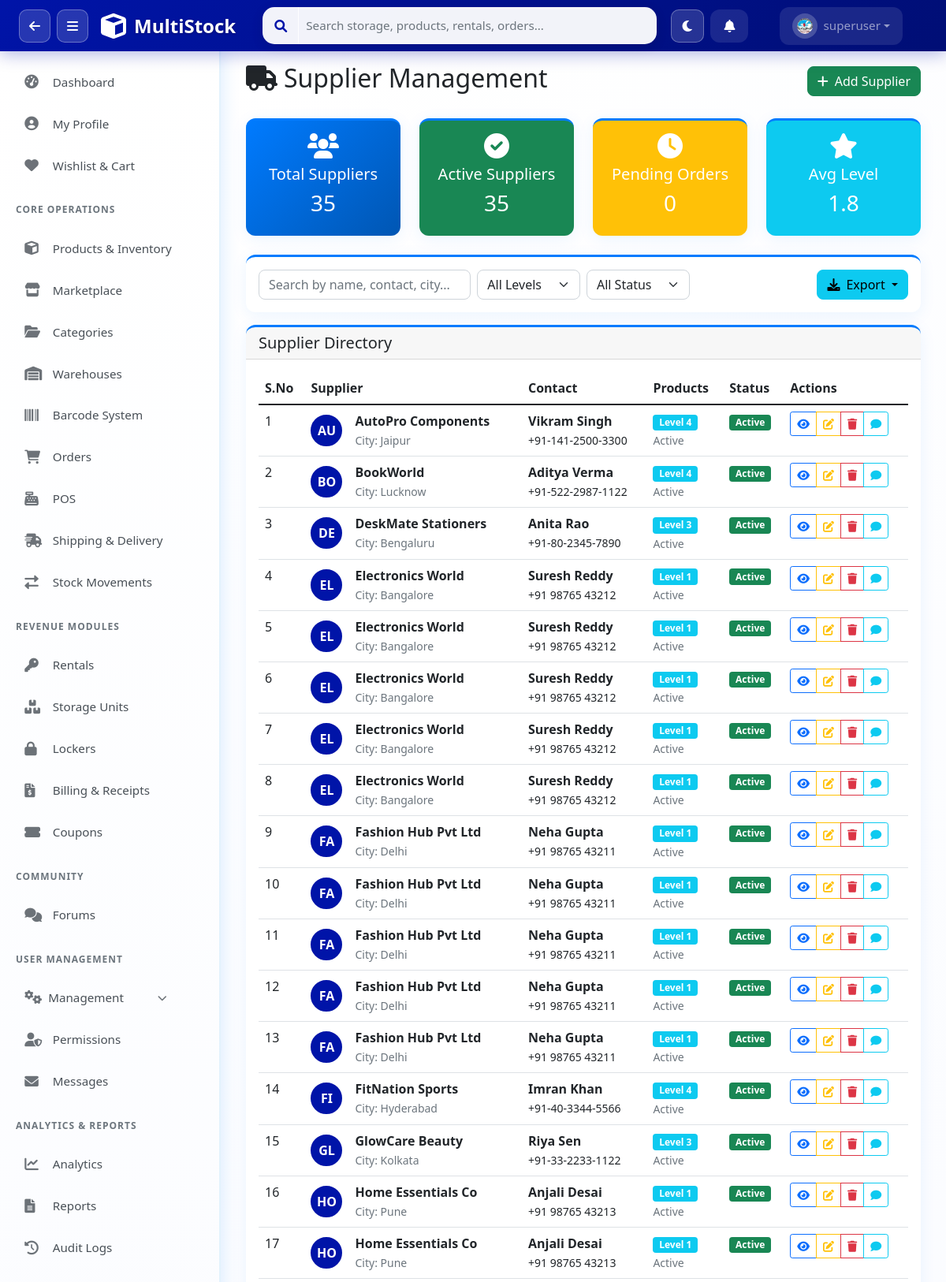
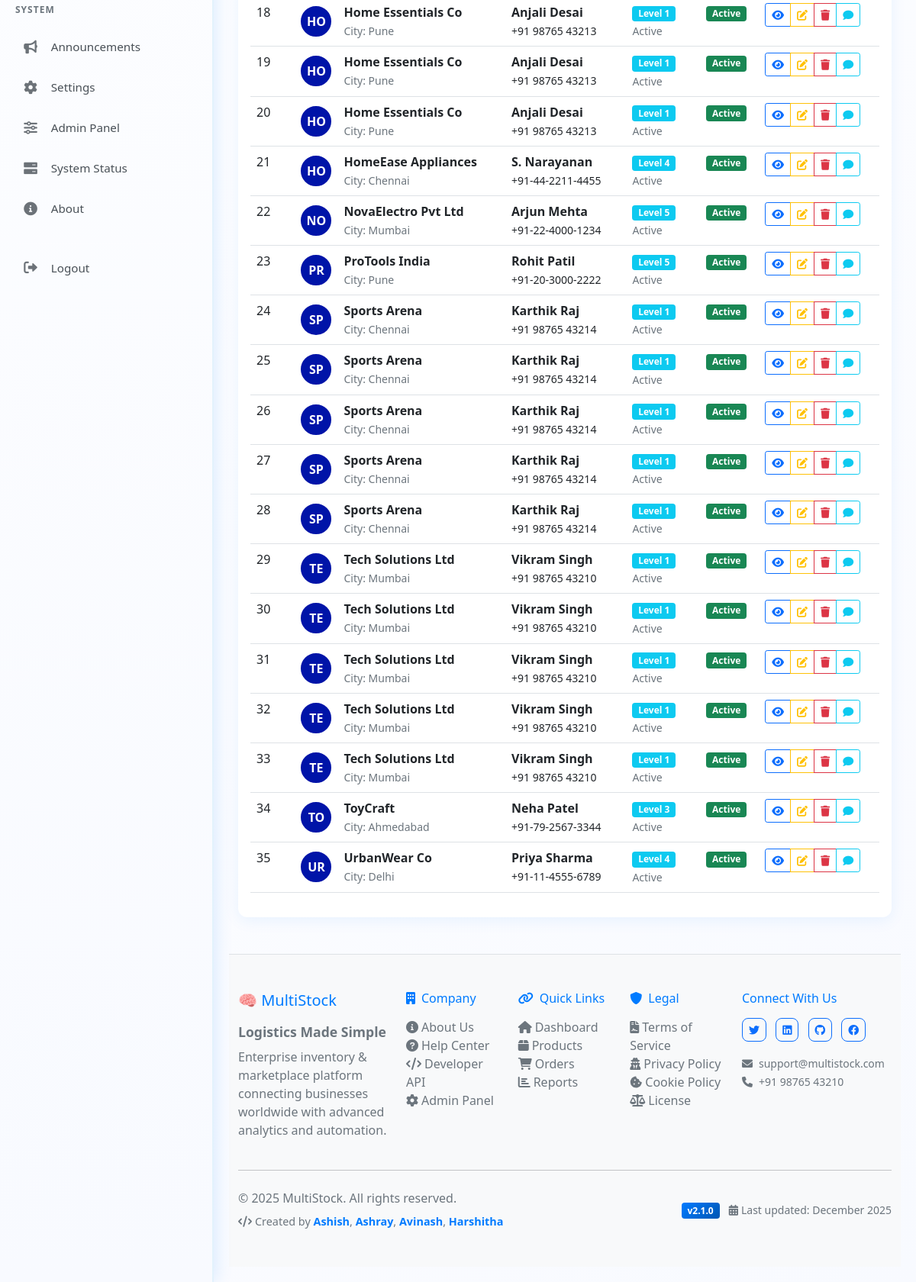
Page /suppliers/ (signed in) on the committed database (2 pictures, top to bottom).
### apps/users/models.py (models this page shows, shortened)
class UserProfile(models.Model):
    ROLE_CHOICES = [
        ('superadmin', 'SuperAdmin'),
        ('admin', 'Admin'),
        ('manager', 'Manager'),
        ('staff', 'Staff'),
        ('customer', 'Customer'),
    ]
    user = models.OneToOneField(User, on_delete=models.CASCADE, related_name='profile')
    role = models.CharField(max_length=20, choices=ROLE_CHOICES, default='staff')
    phone = models.CharField(max_length=20, blank=True)
    department = models.CharField(max_length=100, blank=True)
    employee_id = models.CharField(max_length=50, blank=True, unique=True, null=True)
    avatar = models.ImageField(upload_to='avatars/', blank=True, null=True)
    avatar_url = models.CharField(max_length=500, blank=True, null=True)
    bio = models.TextField(blank=True)
    is_active = models.BooleanField(default=True)
    last_login_ip = models.GenericIPAddressField(blank=True, null=True)
    created_at = models.DateTimeField(auto_now_add=True)
    updated_at = models.DateTimeField(auto_now=True)
    class Meta:
        app_label = 'users'
        verbose_name = 'User Profile'
        verbose_name_plural = 'User Profiles'

### apps/supplier/models.py (models this page shows, shortened)
class ListModel(models.Model):
    supplier_name = models.CharField(max_length=255, verbose_name="Supplier Name")
    supplier_city = models.CharField(max_length=255, verbose_name="Supplier City")
    supplier_address = models.CharField(max_length=255, verbose_name="Supplier Address")
    supplier_contact = models.CharField(max_length=255, verbose_name="Supplier Contact")
    supplier_manager = models.CharField(max_length=255, verbose_name="Supplier Manager")
    supplier_level = models.BigIntegerField(default=1, verbose_name="Supplier Level")
    openid = models.CharField(max_length=255, verbose_name="OpenID", help_text="Store Identifier", default="")
    is_delete = models.BooleanField(default=False, verbose_name='Delete Label')
    is_marketplace_seller = models.BooleanField(default=True, verbose_name="Can sell in marketplace")
    can_list_rentals = models.BooleanField(default=True, verbose_name="Can list rental items")
    can_list_storage = models.BooleanField(default=True, verbose_name="Can list storage units")
    create_time = models.DateTimeField(auto_now_add=True, verbose_name="Create Time")
    update_time = models.DateTimeField(auto_now=True, verbose_name="Update Time")
    class Meta:
        db_table = 'supplier'
        verbose_name = 'Supplier'
        verbose_name_plural = "Suppliers"
        ordering = ['supplier_name']

### apps/supplier/views.py (the view)
# urls.py: path('', views.supplier_management_view, name='list'),
@require_permission('suppliers', 'view')  # Supplier view permission
def supplier_management_view(request):
    from permissions.decorators import get_user_role
    if request.user.is_superuser or get_user_role(request.user) == 'superadmin':
        suppliers = ListModel.objects.filter(is_delete=False).order_by('supplier_name')
    else:
        openid = getattr(request.user, 'openid', request.user.username)
        suppliers = ListModel.objects.filter(openid=openid, is_delete=False).order_by('supplier_name')
    total_suppliers = suppliers.count()
    active_suppliers = total_suppliers  # all non-deleted suppliers are active
    pending_orders = Order.objects.filter(order_type='purchase', status='pending', supplier__isnull=False).count()
    avg_level = suppliers.aggregate(models.Avg('supplier_level'))['supplier_level__avg'] or 0
    context = {
        'suppliers': suppliers,
        'total_suppliers': total_suppliers,
        'active_suppliers': active_suppliers,
        'pending_orders': pending_orders,
        'avg_level': avg_level,
        'access_denied': False,
        'readonly': not check_permission(request.user, 'suppliers', 'create'),
    }
    return render(request, 'suppliers/enhanced_suppliers.html', context)

### apps/permissions/context_processors.py (called while the page is built)
def user_permissions(request):
    if not request.user.is_authenticated:
        return {'user_role': 'guest', 'permissions': {}}
    user_role = get_user_role(request.user)
    permissions = PERMISSION_MATRIX.get(user_role, {})
    return {
        'user_role': user_role,
        'permissions': permissions,
    }

### templates/suppliers/enhanced_suppliers.html (shortened to what this page needs)
{% extends 'base.html' %}
{% block content %}
<div class="container-fluid">
    <div class="d-flex justify-content-between align-items-center mb-4">
        <h2><i class="fas fa-truck me-2"></i>Supplier Management</h2>
        <div class="btn-group">
            <button class="btn btn-success" data-bs-toggle="modal" data-bs-target="#addSupplierModal">
                <i class="fas fa-plus me-2"></i>Add Supplier
            </button>
        </div>
    </div>
    <div class="row mb-4">
        <div class="col-md-3">
            <div class="card bg-primary text-white">
                <div class="card-body text-center">
                    <i class="fas fa-users fa-2x mb-2"></i>
                    <h5>Total Suppliers</h5>
                    <h3>{{ total_suppliers }}</h3>
                </div>
            </div>
        </div>
        <div class="col-md-3">
            <div class="card bg-success text-white">
                <div class="card-body text-center">
                    <i class="fas fa-check-circle fa-2x mb-2"></i>
                    <h5>Active Suppliers</h5>
                    <h3>{{ active_suppliers }}</h3>
                </div>
            </div>
        </div>
        <div class="col-md-3">
            <div class="card bg-warning text-white">
                <div class="card-body text-center">
                    <i class="fas fa-clock fa-2x mb-2"></i>
                    <h5>Pending Orders</h5>
                    <h3>{{ pending_orders }}</h3>
                </div>
            </div>
        </div>
        <div class="col-md-3">
            <div class="card bg-info text-white">
                <div class="card-body text-center">
                    <i class="fas fa-star fa-2x mb-2"></i>
                    <h5>Avg Level</h5>
                    <h3>{{ avg_level|floatformat:1 }}</h3>
                </div>
            </div>
        </div>
    </div>
    <div class="card mb-3">
        <div class="card-body">
            <div class="row g-2">
                <div class="col-md-4">
                    <input type="text" class="form-control" placeholder="Search by name, contact, city..." id="searchInput" onkeyup="filterSuppliers()">
                </div>
                <div class="col-md-2">
                    <select class="form-select" id="levelFilter" onchange="filterSuppliers()">
                        <option value="">All Levels</option>
                    </select>
                </div>
                <div class="col-md-2">
                    <select class="form-select" id="statusFilter" onchange="filterSuppliers()">
                        <option value="">All Status</option>
                    </select>
                </div>
                <div class="col-md-4 text-end">
                    <div class="btn-group">
                        <button type="button" class="btn btn-info dropdown-toggle" data-bs-toggle="dropdown">
                            <i class="fas fa-download me-2"></i>Export
                        </button>
                    </div>
                </div>
            </div>
        </div>
    </div>
    <div class="card">
        <div class="card-header">
            <h5 class="mb-0">Supplier Directory</h5>
        </div>
        <div class="card-body">
            <div class="table-responsive">
                <table class="table table-hover">
                    <thead>
                        <tr>
                            <th>S.No</th>
                            <th>Supplier</th>
                            <th>Contact</th>
                            <th>Products</th>
                            <th>Status</th>
                            <th>Actions</th>
                        </tr>
                    </thead>
                    <tbody>
                        {% if access_denied %}
                        <tr>
                            <td colspan="6" class="text-center text-danger">Access denied. Team role required.</td>
                        </tr>
                        {% elif suppliers %}
                            {% for sup in suppliers %}
                            <tr>
                                <td>{{ forloop.counter }}</td>
                                <td>
                                    <div class="d-flex align-items-center">
                                        <div class="me-3">
                                            {% if sup.avatar_url %}
                                            <div class="avatar-wrapper" onclick="openAvatarModal('{{ sup.avatar_url }}', '{{ sup.supplier_name|slice:":2"|upper }}')" style="cursor:pointer;" role="button" tabindex="0">
                                                <img src="{{ sup.avatar_url }}"
                                                     alt="{{ sup.supplier_name }}'s avatar"
                                                     class="rounded-circle"
                                                     style="width:40px;height:40px;object-fit:cover;border:2px solid #0014A8;"
                                                     onerror="this.style.display='none';this.nextElementSibling.style.display='flex';">
                                                <div class="avatar-initials rounded-circle"
                                                     style="width:40px;height:40px;background:#0014A8;color:white;display:none;align-items:center;justify-content:center;font-weight:bold;font-size:16px;border:2px solid #0014A8;">
                                                    {{ sup.supplier_name|slice:":2"|upper }}
                                                </div>
                                            </div>
                                            {% else %}
                                            <div class="avatar-wrapper">
                                                <div class="avatar-initials rounded-circle"
                                                     style="width:40px;height:40px;background:#0014A8;color:white;display:flex;align-items:center;justify-content:center;font-weight:bold;font-size:16px;border:2px solid #0014A8;">
                                                    {{ sup.supplier_name|slice:":2"|upper }}
                                                </div>
                                            </div>
                                            {% endif %}
                                        </div>
                                        <div>
                                            <strong>{{ sup.supplier_name }}</strong>
                                            <br><small class="text-muted">City: {{ sup.supplier_city }}</small>
                                        </div>
                                    </div>
                                </td>
                                <td>
                                    <div>
                                        <strong>{{ sup.supplier_manager }}</strong>
                                        <br><small>{{ sup.supplier_contact }}</small>
                                    </div>
                                </td>
                                <td>
                                    <span class="badge bg-info">Level {{ sup.supplier_level }}</span>
                                    <br><small class="text-muted">Active</small>
                                </td>
                                <td><span class="badge bg-success">Active</span></td>
                                <td>
                                    <div class="btn-group btn-group-sm">
                                        <button class="btn btn-outline-primary" onclick="viewSupplierDetails({{ sup.id }})" title="View"><i class="fas fa-eye"></i></button>
                                        {% if not readonly %}
                                        <button class="btn btn-outline-warning" onclick="editSupplier({{ sup.id }})" title="Edit"><i class="fas fa-edit"></i></button>
                                        <button class="btn btn-outline-danger" onclick="deleteSupplier({{ sup.id }})" title="Delete"><i class="fas fa-trash"></i></button>
                                        {% endif %}
                                        <button class="btn btn-outline-info" onclick="messageSupplier({{ sup.id }})" title="Message"><i class="fas fa-comment"></i></button>
                                    </div>
                                </td>
                            </tr>
                            {% endfor %}
                        {% else %}
                        <tr>
                            <td colspan="6" class="text-center text-muted py-4">No suppliers available.</td>
                        </tr>
                        {% endif %}
                    </tbody>
                </table>
            </div>
        </div>
    </div>
</div>
{% endblock %}

### templates/components/navbar_actions.html (shortened to what this page needs)
<div class="navbar-nav d-flex align-items-center">
    <button class="btn btn-link text-white me-2 px-3 py-2 position-relative"
        style="border-radius: 12px; background: rgba(255,255,255,0.1); transition: all 0.3s ease;" title="Notifications"
        onclick="toggleNotifications()" id="notificationBtn">
        <i class="fas fa-bell" id="notificationIcon"></i>
    </button>
    <div class="nav-item dropdown">
        <a class="nav-link dropdown-toggle d-flex align-items-center" href="#" role="button" data-bs-toggle="dropdown"
            style="background: rgba(255,255,255,0.1); border-radius: 12px; padding: 8px 16px; transition: all 0.3s ease;">
            <div class="me-2"
                style="background: rgba(255,255,255,0.2); padding: 6px; border-radius: 50%; width: 32px; height: 32px; display: flex; align-items: center; justify-content: center;">
                {% with avatar_url=user.customer_profile.avatar_url|default:user.profile.avatar_url|default:'' %}
                    {% if avatar_url %}
                    <img src="{{ avatar_url }}" id="navbarUserPhoto" onerror="this.style.display='none';this.nextElementSibling.style.display='flex';"
                    style="width: 20px; height: 20px; border-radius: 50%; object-fit: cover;">
                    {% else %}
                    <i class="fas fa-user" style="font-size: 0.9rem;" id="navbarUserIcon"></i>
                    {% endif %}
                {% endwith %}
            </div>
            <span style="font-weight: 500;">{{ user.username }}</span>
        </a>
    </div>
</div>

### static/css/multistock.css (style rules this page uses)
.card { box-shadow: 0 0.125rem 0.25rem rgba(0, 0, 0, 0.075); }
.card { border: none; box-shadow: 0 4px 20px rgba(0, 123, 255, 0.08); background: white; border-radius: 12px; border-top: 3px solid #007bff; transition: all 0.3s ease; }
body { background: linear-gradient(135deg, #ffffff 0%, #f8faff 100%); }
.bg-primary { background: linear-gradient(135deg, #007bff 0%, #0056b3 100%) !important; }

### static/css/sidebar.css (style rules this page uses)
.nav-item, .nav-header { display: flex; align-items: center; padding: 0.85rem 1.2rem; color: #495057; text-decoration: none; transition: all 0.3s ease; cursor: pointer; border-radius: 10px; margin: 3px 12px; font-weight: 500; font-size: 0.95rem; }
body { display: flex; flex-direction: column; min-height: 100vh; }

### templates/base.html (style rules this page uses)
.btn { border-radius: 8px; font-weight: 500; }
.form-control, .form-select { border-radius: 8px; }

### rows in the picture
UserProfile: avatar_url (picture)
ListModel: supplier_name "AU", supplier_name "AutoPro Components", supplier_city "Jaipur", supplier_manager "Vikram Singh", supplier_contact "+91-141-2500-3300", supplier_level "4"
ListModel: supplier_name "BO", supplier_name "BookWorld", supplier_city "Lucknow", supplier_manager "Aditya Verma", supplier_contact "+91-522-2987-1122", supplier_level "4"
ListModel: supplier_name "DE", supplier_name "DeskMate Stationers", supplier_city "Bengaluru", supplier_manager "Anita Rao", supplier_contact "+91-80-2345-7890", supplier_level "3"
ListModel: supplier_name "EL", supplier_name "Electronics World", supplier_city "Bangalore", supplier_manager "Suresh Reddy", supplier_contact "+91 98765 43212", supplier_level "1"
ListModel: supplier_name "EL", supplier_name "Electronics World", supplier_city "Bangalore", supplier_manager "Suresh Reddy", supplier_contact "+91 98765 43212", supplier_level "1"
ListModel: supplier_name "EL", supplier_name "Electronics World", supplier_city "Bangalore", supplier_manager "Suresh Reddy", supplier_contact "+91 98765 43212", supplier_level "1"
ListModel: supplier_name "EL", supplier_name "Electronics World", supplier_city "Bangalore", supplier_manager "Suresh Reddy", supplier_contact "+91 98765 43212", supplier_level "1"
ListModel: supplier_name "EL", supplier_name "Electronics World", supplier_city "Bangalore", supplier_manager "Suresh Reddy", supplier_contact "+91 98765 43212", supplier_level "1"
ListModel: supplier_name "FA", supplier_name "Fashion Hub Pvt Ltd", supplier_city "Delhi", supplier_manager "Neha Gupta", supplier_contact "+91 98765 43211", supplier_level "1"
ListModel: supplier_name "FA", supplier_name "Fashion Hub Pvt Ltd", supplier_city "Delhi", supplier_manager "Neha Gupta", supplier_contact "+91 98765 43211", supplier_level "1"
ListModel: supplier_name "FA", supplier_name "Fashion Hub Pvt Ltd", supplier_city "Delhi", supplier_manager "Neha Gupta", supplier_contact "+91 98765 43211", supplier_level "1"
ListModel: supplier_name "FA", supplier_name "Fashion Hub Pvt Ltd", supplier_city "Delhi", supplier_manager "Neha Gupta", supplier_contact "+91 98765 43211", supplier_level "1"
ListModel: supplier_name "FA", supplier_name "Fashion Hub Pvt Ltd", supplier_city "Delhi", supplier_manager "Neha Gupta", supplier_contact "+91 98765 43211", supplier_level "1"
ListModel: supplier_name "FI", supplier_name "FitNation Sports", supplier_city "Hyderabad", supplier_manager "Imran Khan", supplier_contact "+91-40-3344-5566", supplier_level "4"
ListModel: supplier_name "GL", supplier_name "GlowCare Beauty", supplier_city "Kolkata", supplier_manager "Riya Sen", supplier_contact "+91-33-2233-1122", supplier_level "3"
ListModel: supplier_name "HO", supplier_name "Home Essentials Co", supplier_city "Pune", supplier_manager "Anjali Desai", supplier_contact "+91 98765 43213", supplier_level "1"
ListModel: supplier_name "HO", supplier_name "Home Essentials Co", supplier_city "Pune", supplier_manager "Anjali Desai", supplier_contact "+91 98765 43213", supplier_level "1"
ListModel: supplier_name "HO", supplier_name "Home Essentials Co", supplier_city "Pune", supplier_manager "Anjali Desai", supplier_contact "+91 98765 43213", supplier_level "1"
ListModel: supplier_name "HO", supplier_name "Home Essentials Co", supplier_city "Pune", supplier_manager "Anjali Desai", supplier_contact "+91 98765 43213", supplier_level "1"
ListModel: supplier_name "HO", supplier_name "Home Essentials Co", supplier_city "Pune", supplier_manager "Anjali Desai", supplier_contact "+91 98765 43213", supplier_level "1"
ListModel: supplier_name "HO", supplier_name "HomeEase Appliances", supplier_city "Chennai", supplier_manager "S. Narayanan", supplier_contact "+91-44-2211-4455", supplier_level "4"
ListModel: supplier_name "NO", supplier_name "NovaElectro Pvt Ltd", supplier_city "Mumbai", supplier_manager "Arjun Mehta", supplier_contact "+91-22-4000-1234", supplier_level "5"
ListModel: supplier_name "PR", supplier_name "ProTools India", supplier_city "Pune", supplier_manager "Rohit Patil", supplier_contact "+91-20-3000-2222", supplier_level "5"
ListModel: supplier_name "SP", supplier_name "Sports Arena", supplier_city "Chennai", supplier_manager "Karthik Raj", supplier_contact "+91 98765 43214", supplier_level "1"
ListModel: supplier_name "SP", supplier_name "Sports Arena", supplier_city "Chennai", supplier_manager "Karthik Raj", supplier_contact "+91 98765 43214", supplier_level "1"
ListModel: supplier_name "SP", supplier_name "Sports Arena", supplier_city "Chennai", supplier_manager "Karthik Raj", supplier_contact "+91 98765 43214", supplier_level "1"
ListModel: supplier_name "SP", supplier_name "Sports Arena", supplier_city "Chennai", supplier_manager "Karthik Raj", supplier_contact "+91 98765 43214", supplier_level "1"
ListModel: supplier_name "SP", supplier_name "Sports Arena", supplier_city "Chennai", supplier_manager "Karthik Raj", supplier_contact "+91 98765 43214", supplier_level "1"
ListModel: supplier_name "TE", supplier_name "Tech Solutions Ltd", supplier_city "Mumbai", supplier_manager "Vikram Singh", supplier_contact "+91 98765 43210", supplier_level "1"
ListModel: supplier_name "TE", supplier_name "Tech Solutions Ltd", supplier_city "Mumbai", supplier_manager "Vikram Singh", supplier_contact "+91 98765 43210", supplier_level "1"
ListModel: supplier_name "TE", supplier_name "Tech Solutions Ltd", supplier_city "Mumbai", supplier_manager "Vikram Singh", supplier_contact "+91 98765 43210", supplier_level "1"
ListModel: supplier_name "TE", supplier_name "Tech Solutions Ltd", supplier_city "Mumbai", supplier_manager "Vikram Singh", supplier_contact "+91 98765 43210", supplier_level "1"
ListModel: supplier_name "TE", supplier_name "Tech Solutions Ltd", supplier_city "Mumbai", supplier_manager "Vikram Singh", supplier_contact "+91 98765 43210", supplier_level "1"
ListModel: supplier_name "TO", supplier_name "ToyCraft", supplier_city "Ahmedabad", supplier_manager "Neha Patel", supplier_contact "+91-79-2567-3344", supplier_level "3"
ListModel: supplier_name "UR", supplier_name "UrbanWear Co", supplier_city "Delhi", supplier_manager "Priya Sharma", supplier_contact "+91-11-4555-6789", supplier_level "4"

### other values in the picture
{{ user.username }} "superuser"
{{ total_suppliers }} "35"
{{ active_suppliers }} "35"
{{ pending_orders }} "0"
{{ avg_level|floatformat:1 }} "1.8"
